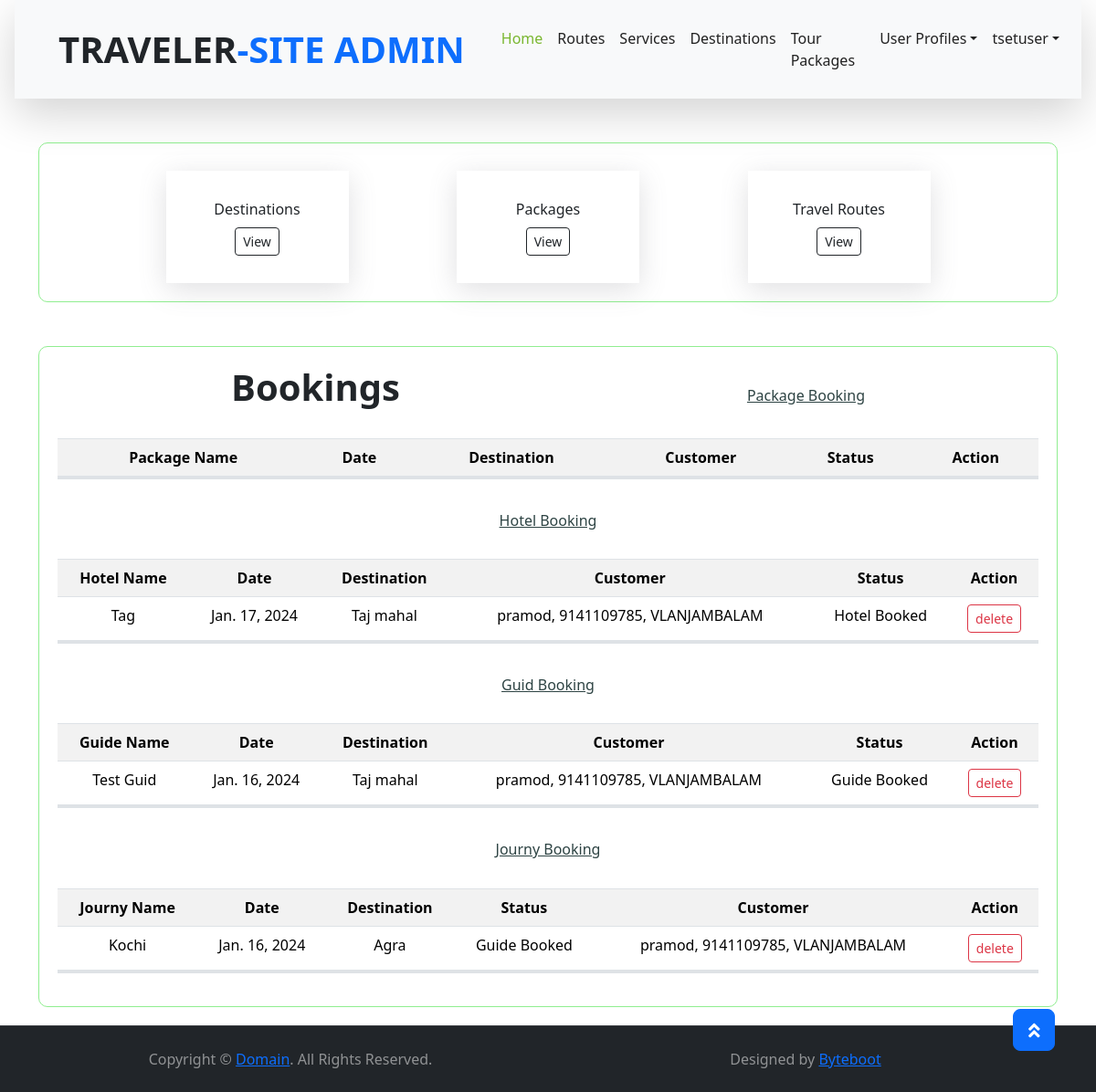
Screenshot of /destinations/Bookings (signed in) with the database file from the repository.
### Destinations/models.py (models this page shows)
class HotelBooking(models.Model):
    Hotel = models.ForeignKey(Hotels, on_delete = models.CASCADE)
    user = models.ForeignKey(User, on_delete = models.CASCADE)
    booker_Name = models.CharField(max_length=255)
    booker_phone = models.CharField(max_length=255)
    booker_address = models.CharField(max_length=255)
    booking_date = models.DateField(auto_now_add=False)
    date = models.DateField(auto_now_add=True)
    status = models.CharField(max_length=255)

class Hotels(models.Model):
    options = (("single","single"),("double","double"),("suite","suite"),("dormetory","dormetory"))
    Hotel_Name = models.CharField(max_length=255)
    Room_Category = models.CharField(max_length=255,choices=options)
    Address = models.CharField(max_length=255)
    Destination_Near = models.ForeignKey(Destination, on_delete=models.SET_NULL,null=True,blank=True)
    Aminities = models.CharField(max_length=255)
    Price = models.FloatField()
    Hotel_pic = models.FileField(upload_to="Rest_pic")
    availability = models.BooleanField(default=True)

class Destination(models.Model):
    destination_name = models.CharField(max_length=255)
    key_words = models.CharField(max_length=255)
    image = models.FileField(upload_to="destination_image")
    place = models.CharField(max_length=255)
    district = models.CharField(max_length=255)
    contry = models.ForeignKey(Contry, on_delete=models.CASCADE)
    date = models.DateField(auto_now_add=True)
    attractions = models.CharField(max_length=1000)
    address = models.TextField(max_length=1000)
    postel_code = models.IntegerField()
    def __str__(self):
        return self.destination_name

class TourGuideBooking(models.Model):
    guide = models.ForeignKey(TourGuids, on_delete = models.CASCADE)
    user = models.ForeignKey(User, on_delete = models.CASCADE)
    booker_Name = models.CharField(max_length=255,null=True)
    booker_phone = models.CharField(max_length=255,null=True)
    booker_address = models.CharField(max_length=255,null=True)
    booking_date = models.DateField(auto_now_add=False,null=True)
    date = models.DateField(auto_now_add=True)
    status = models.CharField(max_length=255)

class TourGuids(models.Model):
    Guid_Name = models.CharField(max_length=255)
    Address = models.CharField(max_length=255)
    Phone = models.IntegerField()
    Destination_Near = models.ForeignKey(Destination, on_delete=models.SET_NULL,null=True,blank=True)
    Service = models.CharField(max_length=1000)
    Guide_pic = models.FileField(upload_to="Guide_pic")

class JournyBooking(models.Model):
    journy = models.ForeignKey(Journey, on_delete = models.CASCADE)
    user = models.ForeignKey(User, on_delete = models.CASCADE)
    booker_Name = models.CharField(max_length=255,null=True)
    booker_phone = models.CharField(max_length=255,null=True)
    booker_address = models.CharField(max_length=255,null=True)
    booking_date = models.DateField(auto_now_add=False,null=True)
    date = models.DateField(auto_now_add=True)
    status = models.CharField(max_length=255)

class Journey(models.Model):
    options = (("air","air"),("train","train"),("bus","bus"),("other","other"))
    staring_from = models.CharField(max_length=255,null=True,blank=True)
    spincode = models.IntegerField(null=True,blank=True)
    start_date = models.DateField(auto_now_add=False,null=True,blank=True),
    straing_time = models.TimeField(null=True,blank=True)
    destination = models.CharField(max_length=255,null=True,blank=True)
    epincode = models.IntegerField(null=True,blank=True)
    stopbetween_mode = models.CharField(max_length=255, choices=options,null=True,blank=True)
    stop_beteween = models.CharField(max_length=255,null=True)
    destination_include = models.ForeignKey(Destination, on_delete=models.SET_NULL,null=True,blank=True)
    end_date = models.DateField(auto_now_add=False,null=True,blank=True),
    ending_time = models.TimeField(null=True,blank=True)
    Time_Taken_toTravel_in_Hours = models.FloatField(null=True,blank=True)
    mode_of_travel = models.CharField(max_length=255, choices=options,null=True,blank=True)
    cost = models.IntegerField(null=True,blank=True)
    total_Kilomeaters = models.FloatField(null=True,blank=True)

### Destinations/views.py (the view)
# urls.py: path("Bookings",views.Bookings,name="Bookings"),
@login_required(login_url="SignIn")
def Bookings(request):
    hotel = HotelBooking.objects.all()
    package = PackageBooking.objects.all()
    guid =  TourGuideBooking.objects.all()
    route = JournyBooking.objects.all()
    context = {
        "hotel":hotel,
        "package":package,
        "guid":guid,
        "route":route
    }
    return render(request, "bookings.html",context)

### templates/bookings.html (shortened to what this page needs)
{% extends "adminindex.html" %}
{% block content %}
<div class="container">
    <div class="content">
        <h1>Bookings</h1> <br><br>
        <h6>Package Booking</h6>
        <table class="table table-striped mt-4">
            <tr>
                <th>Package Name</th>
                <th>Date</th>
                <th>Destination</th>
                <th>Customer</th>
                <th>Status</th>
                <th>Action</th>
            </tr>
        </table>
        <h6>Hotel Booking</h6>
        <table class="table table-striped mt-4">
            <tr>
                <th>Hotel Name</th>
                <th>Date</th>
                <th>Destination</th>
                <th>Customer</th>
                <th>Status</th>
                <th>Action</th>
            </tr>
            {% for item in hotel  %}
            <tr>
                <td>{{item.Hotel.Hotel_Name}}</td>
                <td>{{item.date}}</td>
                <td>{{item.Hotel.Destination_Near}}</td>
                <td>{{item.booker_Name}}, {{item.booker_phone}}, {{item.booker_address}}</td>
                <td>{{item.status}}</td>
                <th><a href="{%url 'deleteHotelBooking' item.id%}" class="btn btn-outline-danger btn-sm">delete</a></th>
            </tr>
            {% endfor %}
        </table>
        <h6>Guid Booking</h6>
        <table class="table table-striped mt-4">
            <tr>
                <th>Guide Name</th>
                <th>Date</th>
                <th>Destination</th>
                <th>Customer</th>
                <th>Status</th>
                <th>Action</th>
            </tr>
            {% for item in guid  %}
            <tr>
                <td>{{item.guide.Guid_Name}}</td>
                <td>{{item.date}}</td>
                <td>{{item.guide.Destination_Near}}</td>
                <td>{{item.booker_Name}}, {{item.booker_phone}}, {{item.booker_address}}</td>
                <td>{{item.status}}</td>
                <th><a href="{%url 'deleteGuideBooking' item.id%}" class="btn btn-outline-danger btn-sm">delete</a></th>
            </tr>
            {% endfor %}
        </table>
        <h6>Journy Booking</h6>
        <table class="table table-striped mt-4">
            <tr>
                <th>Journy Name</th>
                <th>Date</th>
                <th>Destination</th>
                <th>Status</th>
                <th>Customer</th>
                <th>Action</th>
            </tr>
            {% for item in route  %}
            <tr>
                <td>{{item.journy.staring_from}}</td>
                <td>{{item.date}}</td>
                <td>{{item.journy.destination}}</td>
                <td>{{item.status}}</td>
                <td>{{item.booker_Name}}, {{item.booker_phone}}, {{item.booker_address}}</td>
                <th><a href="{%url 'deleteJournyBooking' item.id %}" class="btn btn-outline-danger btn-sm">delete</a></th>
            </tr>
            {% endfor %}
        </table>
    </div>
</div>
{% endblock %}

### templates/adminindex.html (shortened to what this page needs)
<!DOCTYPE html>
{% load static %}
<html lang="en">
<head>
    <link href="https://cdnjs.cloudflare.com/ajax/libs/font-awesome/5.10.0/css/all.min.css" rel="stylesheet">
    <link href="{%static 'lib/owlcarousel/assets/owl.carousel.min.css' %}" rel="stylesheet">
    <link href="{%static 'lib/tempusdominus/css/tempusdominus-bootstrap-4.min.css' %}" rel="stylesheet" />
    <link rel="stylesheet" href="https://cdn.jsdelivr.net/npm/bootstrap-icons@1.11.3/font/bootstrap-icons.min.css">
    <link href="{%static 'css/style.css' %}" rel="stylesheet">
    <link href="https://cdn.jsdelivr.net/npm/bootstrap@5.3.2/dist/css/bootstrap.min.css" rel="stylesheet">
</head>
<body>
    <div class="container-fluid position-relative nav-bar p-0">
        <div class="container-fluid-lg position-relative p-0 px-lg-3" style="z-index: 9;">
            <nav class="navbar navbar-expand-lg bg-light navbar-light shadow-lg py-3 py-lg-0 pl-3 pl-lg-5">
                <a href="" class="navbar-brand">
                    <h1 class="m-0 text-primary"><span class="text-dark">TRAVELER</span>-SITE ADMIN</h1>
                </a>
                <div class="collapse navbar-collapse justify-content-between px-3" id="navbarCollapse">
                    <div class="navbar-nav ml-auto py-0">
                        <a href="{%url 'Index'%}" class="nav-item nav-link active">Home</a>
                        <a href="{%url 'RouteHome' %}" class="nav-item nav-link">Routes</a>
                        <a href="{%url 'Services' %}" class="nav-item nav-link">Services</a>
                        <a href="{%url 'DestinationHome' %}" class="nav-item nav-link">Destinations</a>
                        <a href="{%url 'PackageHome' %}" class="nav-item nav-link">Tour Packages</a>
                        <div class="nav-item dropdown">
                            <a href="#" class="nav-link dropdown-toggle" data-toggle="dropdown">User Profiles</a>
                        </div>
                        <div class="nav-item dropdown">
                            <a href="#" class="nav-link dropdown-toggle" data-toggle="dropdown">{{request.user}}</a>
                        </div>
                    </div>
                </div>
            </nav>
        </div>
    </div>
<div class="container mt-5 mb-5">
    <div class="content">
        <div class="items">
            <span>Destinations</span>
            <a href="" class="btn btn-outline-dark btn-sm">View</a>
        </div>
        <div class="items">
            <span>Packages</span>
            <a href="" class="btn btn-outline-dark btn-sm">View</a>
        </div>
        <div class="items">
            <span>Travel Routes</span>
            <a href="" class="btn btn-outline-dark btn-sm">View</a>
        </div>
    </div>
</div>
{% block content %}{% endblock%}
    <div class="container-fluid bg-dark text-white border-top py-4 px-sm-3 px-md-5" style="border-color: rgba(256, 256, 256, .1) !important;">
        <div class="row">
            <div class="col-lg-6 text-center text-md-left mb-3 mb-md-0">
                <p class="m-0 text-white-50">Copyright &copy; <a href="#">Domain</a>. All Rights Reserved.</a>
                </p>
            </div>
            <div class="col-lg-6 text-center text-md-right">
                <p class="m-0 text-white-50">Designed by <a href="#">Byteboot</a>
                </p>
            </div>
        </div>
    </div>
    <a href="#" class="btn btn-lg btn-primary btn-lg-square back-to-top"><i class="fa fa-angle-double-up"></i></a>
</body>
</html>

### templates/adminindex.html (style rules this page uses)
.content { display:flex; flex-wrap: wrap; justify-content: space-evenly; align-items: center; }
.content .items { padding: 30px; width:200px; overflow: hidden; text-align: center; box-shadow: rgba(100, 100, 111, 0.2) 0px 7px 29px 0px; margin-top: 10px; }

### templates/bookings.html (style rules this page uses)
.content { width:100%; margin: auto; margin-top: 20px; margin-bottom: 20px; border-radius: 10px; border: 1px solid lightgreen; padding: 20px; text-align: center; }
h6 { margin-top: 20px; color: rgb(45, 67, 67); text-decoration: underline; }
table { border-bottom: 4px solid ; margin-bottom: 100px; }

### rows the page displays
HotelBooking: Hotel.Hotel_Name "Tag", date "Jan. 17, 2024", Hotel.Destination_Near "Taj mahal", booker_Name "pramod", booker_phone "9141109785", booker_address "VLANJAMBALAM", status "Hotel Booked"
TourGuideBooking: guide.Guid_Name "Test Guid", date "Jan. 16, 2024", guide.Destination_Near "Taj mahal", booker_Name "pramod", booker_phone "9141109785", booker_address "VLANJAMBALAM", status "Guide Booked"
JournyBooking: journy.staring_from "Kochi", date "Jan. 16, 2024", journy.destination "Agra", status "Guide Booked", booker_Name "pramod", booker_phone "9141109785", booker_address "VLANJAMBALAM"

### other values shown
{{ request.user }} "tsetuser"
